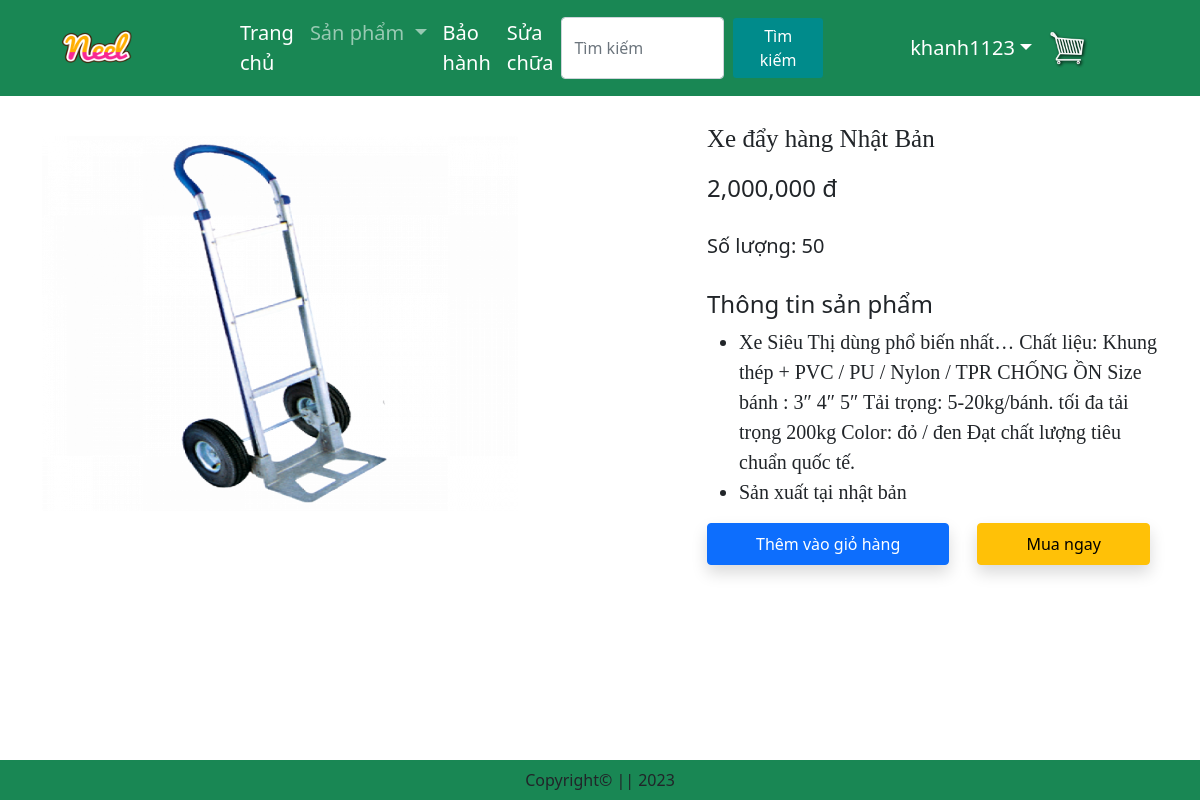
The page /productdetail/9 (signed in) on the database its author committed.
### store/models.py (models this page shows, shortened)
class Product(models.Model):
    id_product=models.BigAutoField(primary_key=True)
    name_product=models.CharField(max_length=100)
    quantity_product=models.PositiveIntegerField(default=1)
    selling_price=models.DecimalField(max_digits=10, decimal_places=0)
    description=models.TextField()
    prodapp=models.TextField(default='')
    category=models.CharField(choices=CATEGORY_CHOICES,max_length=6)
    product_image=models.ImageField(upload_to='product')
    def formatted_price(self):
        return f"{self.selling_price:,.0f}"

### store/views.py (the view)
# urls.py: path('productdetail/<int:pk>',views.ProductDetail.as_view(),name='productdetail'),
class ProductDetail(View):
    def get(self,request,pk):
        product=Product.objects.get(pk=pk)
        totalitem=0
        if request.user.is_authenticated:
            totalitem = len(Cart.objects.filter(user=request.user))
        return render(request,'store/productdetail.html',locals())

### store/templates/store/productdetail.html (shortened to what this page needs)
{% extends "store/base.html" %}
{% load static %}
{% block main-content %}
<br>
    <div class="container">
        <div class="row flex justify-content-between">
            <div id="product-image" style="width: 500px; height: 500px;">
                <img src="{{product.product_image.url}}" class="img col-xs-6 col-sm-12 col-lg-12 mt-3 text-sm-center w-100 h-75" alt="error">
            </div>
            <div class="productdetail col-lg-5" >
                <p style="font-family: Georgia, 'Times New Roman', Times, serif; font-size: 25px;">{{product.name_product}}</p>
                <h4>{{product.formatted_price}} đ</h4>
                <br>
                <h5>Số lượng: {{product.quantity_product}}</h5>
                <br>
                <h4>Thông tin sản phẩm</h4>
                <ul class="fs-5" style="font-family: Rajdhani;">
                    <li>{{product.description}}</li>
                    <li>{{product.prodapp}}</li>
                </ul>
                <form action="/add-to-cart" class="d-inline">
                    <button type="submit" class="btn btn-primary shadow px-5 py-2">Thêm vào giỏ hàng</button>
                    <button type="submit" class="btn btn-warning shadow px-5 py-2 ms-4">Mua ngay</button>
                </form>
            </div>
        </div>
    </div>
{% endblock main-content %}

### store/templates/store/base.html (shortened to what this page needs)
<!DOCTYPE html>
{% load static %}
<html lang="en">
<head>
    <link href="https://cdn.jsdelivr.net/npm/bootstrap@5.0.2/dist/css/bootstrap.min.css" rel="stylesheet" integrity="sha384-
    EVSTQN3/azprG1Anm3QDgpJLIm9Nao0Yz1ztcQTwFspd3yD65VohhpuuCOmLASjC">
    <link rel="stylesheet" href="{% static 'store/css/owl.carousel.min.css' %}">
    <link rel="stylesheet" href="{% static 'store/css/all.min.css' %}">
    <link rel="stylesheet" href="{% static 'store/css/style.css' %}">
    <link rel="stylesheet" href="https://cdnjs.cloudflare.com/ajax/libs/viewerjs/1.10.2/viewer.min.css" />
</head>
<body>
    <nav class="navbar navbar-expand-lg navbar-dark bg-success">
        <div class="container-fluid">
          <a class="navbar-brand" href="#">
           <img src="{% static "store/images/neel.png" %}" width="70" height="70" alt="">
          </a>
          <div class="collapse navbar-collapse" id="navbarSupportedContent">
            <ul class="navbar-nav me-auto mb-2 mb-lg-0">
              <li class="nav-item">
                <a class="nav-link active" aria-current="page" href="{% url 'home' %}">Trang chủ</a>
              </li>
              <li class="nav-item dropdown">
                <a class="nav-link dropdown-toggle" href="#" id="navbarDropdown" role="button" data-bs-toggle="dropdown" aria-expanded="false">
                 Sản phẩm
                </a>
              </li>
              <li class="nav-item">
                <a class="nav-link text-white" aria-current="page" href="#">Bảo hành</a>
              </li>
              <li class="nav-item">
                <a class="nav-link text-white" aria-current="page" href="#">Sửa chữa</a>
              </li>
            </ul>
            <form class="d-flex" role="search" action="/search">
              <input class="form-control me-2" type="search" name="search" placeholder="Tìm kiếm" aria-label="Search">
              <button class="btn btn-outline-success" type="submit">Tìm kiếm</button>
            </form>
            {% if user.is_authenticated %}
              <ul class="navbar-nav me-auto mb-2 mb-lg-0">
                <li class="nav-item dropdown mx-2">
                  <a class="nav-link dropdown-toggle text-white" href="#" id="profileDropdown" role="button" data-bs-toggle="dropdown" aria-
                  expanded="false">{{request.user}}</a>
                </li>
              </ul>
              <a href="{% url 'showcart' %}">
                <img  id="cart-icon" src="{% static 'store/images/cart1.png' %}" width="40" height="40" style="margin-right: 100px;">
              </a>
          {% else %}
                <a href="{% url 'login' %}"class="btn btn-warning" style="margin-right: 50px;">Đăng nhập </a>
          {% endif %}
          </div>
        </div>
    </nav>
    {% block main-content %}
    {% endblock main-content %}
    <footer class=" fixed-bottom bg-success text-center p-2 mt-5"> Copyright&copy; || 2023 </footer>
</body>
</html>

### store/static/store/css/style.css (style rules this page uses)
.d-flex { margin-right: 50px; }
.nav-link { font-size: 20px; }
.navbar-brand { margin-left: 50px; margin-right: 100px; }
.btn-outline-success { background-color: #008B8B; color: white; width: 150px; margin-right: 20px; }

### rows shown on the page
Product: product_image (picture), name_product "Xe đẩy hàng Nhật Bản", formatted_price "2,000,000", quantity_product "50", description "Xe Siêu Thị dùng phổ biến nhất… Chất liệu: Khung thép + PVC / PU / Nylon / TPR CHỐNG ỒN Size bánh : 3″ 4″ 5″ Tải trọng: 5-20kg/bánh. tối đa tải trọng 200kg Color: đỏ / đen Đạt chất lượng tiêu chuẩn quốc tế.", prodapp "Sản xuất tại nhật bản"

### other values the page prints
{{ request.user }} "khanh1123"
